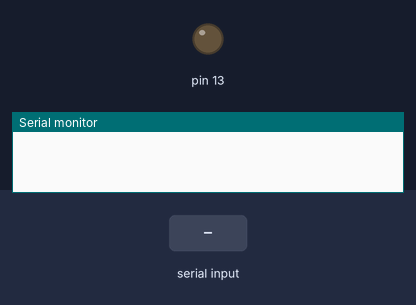
This sketch was run on a simulated Arduino Uno, built with avr-gcc and run on an emulated ATmega328P. Parts: output pins drawn as LEDs (lit = HIGH), the last lines printed to the serial monitor. Dashed ring = blinking. Inputs (shaded band) come from the test bench. The modem accepts every AT command (registered, SIM ready, sends succeed) and sends nothing else.

Above: at 0.1 s.
At 3.07 s:
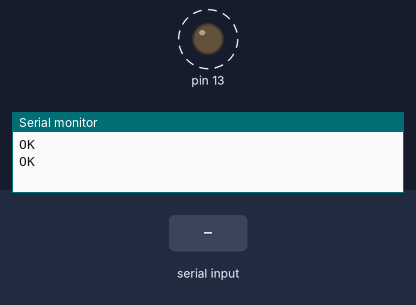
3.5 s: "1" received over the second serial link
Timing chart, 0 to 12.5 s (numbered marks = the images above; inputs shaded):
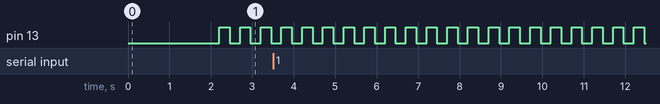

The sketch:

TopAeroRV.ino
```cpp
/*
  Auteur:  Théo TUGAYE, Nicolas Armogathe, pour l'association TopAero - Sorbonne Université
  - Réception des données
  Libre de droit
  */

#include <Wire.h>
#include <SoftwareSerial.h>
SoftwareSerial lora(0,1);   /* Radio */

int val=0;

int ledState=LOW;
unsigned long preMillis=0;

void setup() {
  Wire.begin();
  pinMode(13,OUTPUT);
  Serial.begin(115200);

  lora.begin(115200);     /* Radio */
  lora.println("AT+BAND=869650000\r\n"); //commande pour appliquer la fréquence d'émission ou réception du module
  delay(200);
  lora.println("AT+PARAMETER=7,9,4,4\r\n"); //par défaut = 12,7,1,4
  //Spreading factor = 7, Bandwidth = 9 (500kHz), Coding rate = 4, Programmed Preamble = 4

  delay(2000);
}

void loop() {
  /* LED blink */
  unsigned long ms=millis();
  if((ms-preMillis)>=250){
    preMillis=ms;
    if(ledState==LOW){
      ledState=HIGH;
    }
    else{
      ledState=LOW;
    }
    digitalWrite(13,ledState);
  }

  /* Radio */
  String inString;
  while(lora.available()){
    if(lora.available()){
      inString+=String(char(lora.read()));
    }
  }
  //Serial.println(inString);
  if(inString.length()>0){
    String val;
    val=inString;//on peut substring la chaine si besoin, substring(9,12);
    Serial.print(val);
  }

}
```

Measured:
- by itself, pin 13: alternates HIGH for 0.25 s and LOW for 0.25 s
